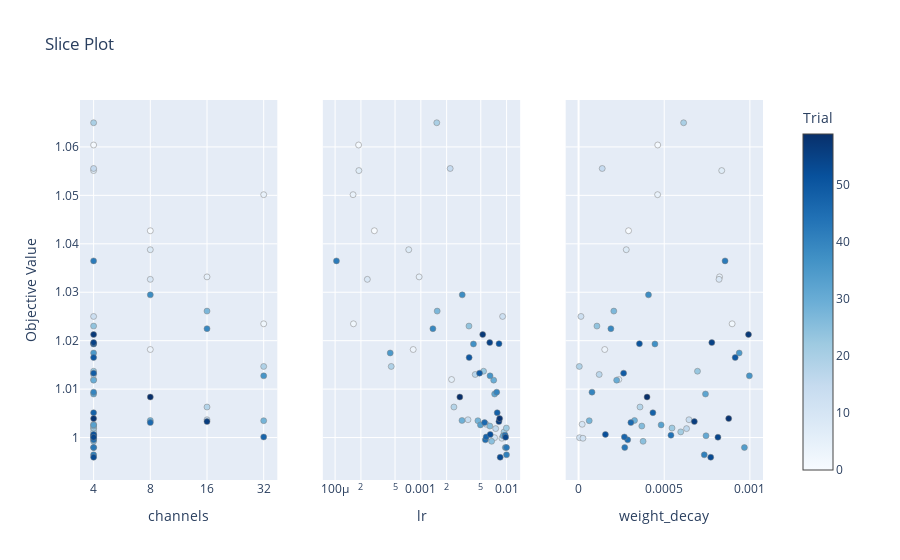

Here is the notebook cell this chart was saved with:
### Markdown cell above
### Slice plot

The slice plot shows the distribution of objective values for each hyperparameter. This can help us understand how sensitive the objective value is to changes in each hyperparameter. For example, we can see that the learning rate has a wide range of objective values, indicating that it is a sensitive hyperparameter. In contrast, weight decay has a narrower range of objective values, suggesting that it is less sensitive.

Also, this helps to identify good ranges for hyperparameters. For example, we can see that the best learning rates are close to our limit of 0.01. This means, we should probably increase the upper limit and run some more trials.

### Code cell
fig = optuna.visualization.plot_slice(study)
fig.show()
